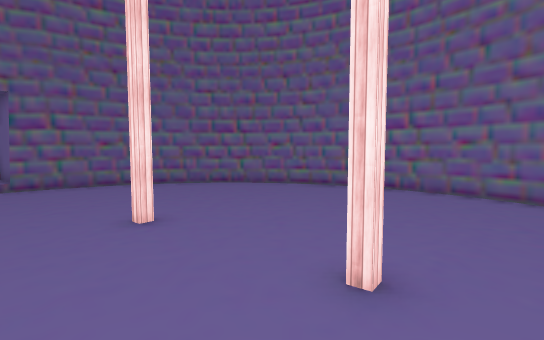
view 1 (above)

12 first-person views from a walk through a Unity game level. The camera is 1.5 m above the floor, tilts 4° down and sees 85° across. The floor is counted in squares, 1 m on a side. Each view is taken from the middle of a square. On the plan, view 1 faces up. The plan holds only what a view shows up to about 15 squares ahead; the rest is blank. The place goes on beyond the plan. The player character is not drawn. Some animated figures are left out. Some surface patterns are stand-ins.

view 2
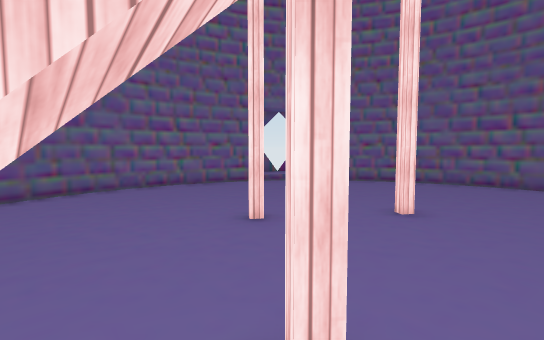

view 3
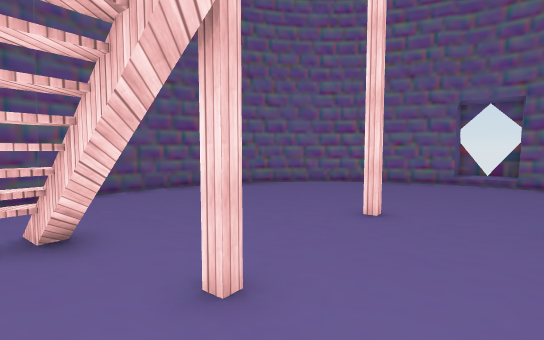

view 4
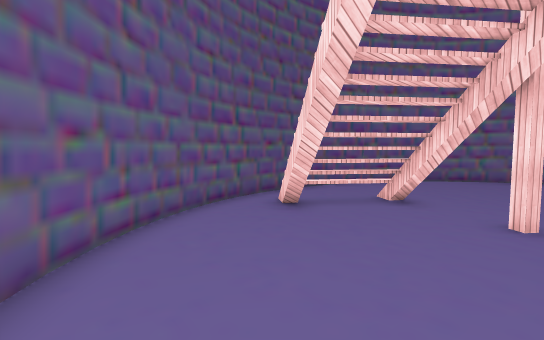

view 5
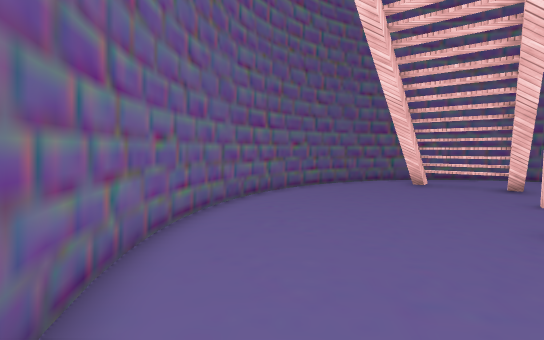

view 6
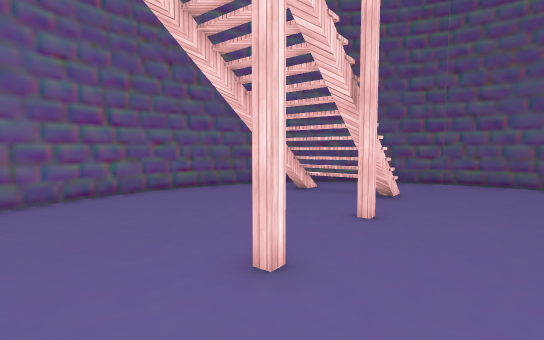

view 7
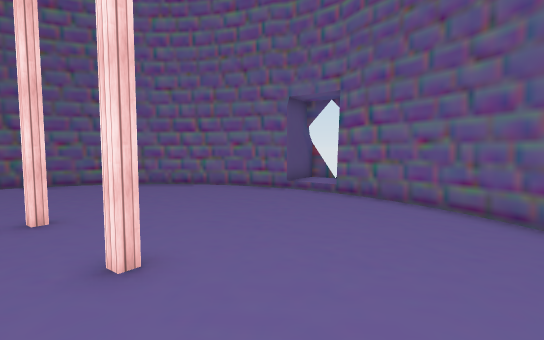

view 8
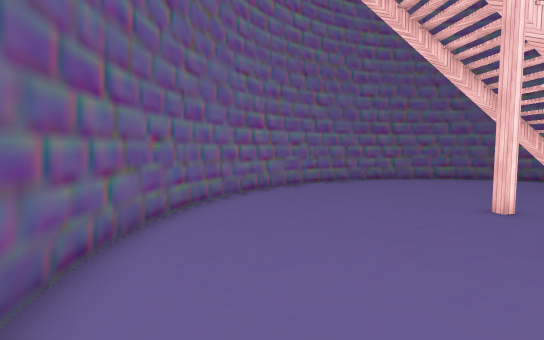

view 9
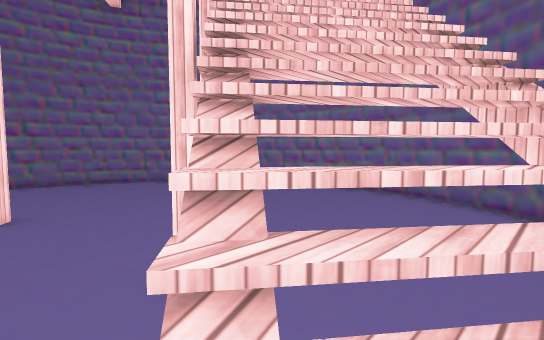

view 10
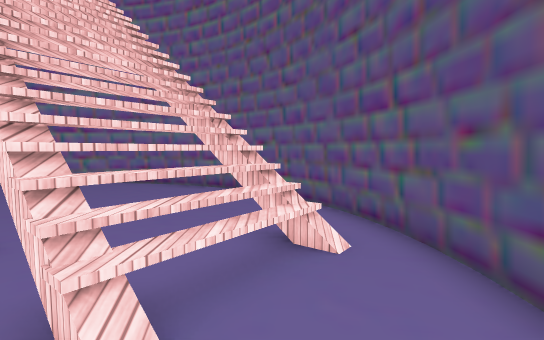

view 11
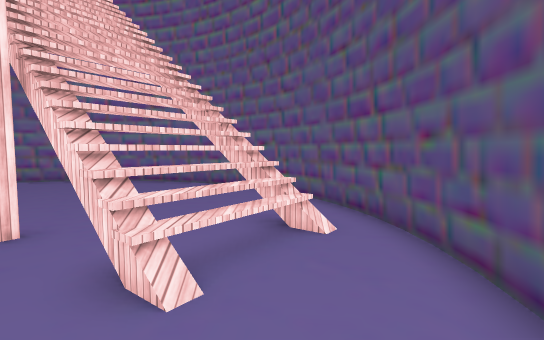

view 12
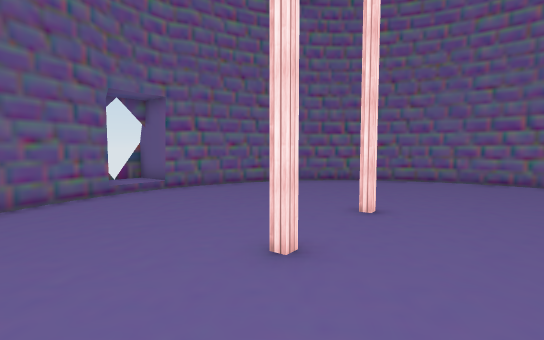

### Floor plan
Key: @ floor where view 1 was taken; # wall or solid block; x gap in a wall; . main floor; : floor 0.25 m higher than the main floor; / step, stairs or slope; = window, fence, low wall or low ledge; T thing the floor can be seen under or through.
Columns run from 12 left of view 1 to 8 right of it. Each row starts with its distance up from view 1.
 13      ###########
 12     ##.........###
 11   ###............##
 10 x::...............#
  9 ##/...............##
  8  #.................##
  7 ##..................#
  6 #........#..........#
  5 #...................#
  4 #...................#
  3 #......#.....#......#
  2 #...................#
  1 #..........#........#
  0 ##..........@.......#
 -1  #........TT.......##
 -2  ##......TTT.......#
 -3   ##...../=TTT....##
 -4    ##......=T....##
 -5     ##.........###
 -6      ####....###
 -7         ######

Where each view was taken, in squares from view 1:
view 1: 0 up, 0 right, facing up
view 2: 1 down, 0 right, facing up-left
view 3: 1 up, 2 right, facing left
view 4: 1 up, 6 right, facing down-left
view 5: 8 up, 6 right, facing down
view 6: 7 up, 1 right, facing down
view 7: 8 up, 1 right, facing left
view 8: 12 up, 0 right, facing down-right
view 9: 3 down, 3 left, facing up-right
view 10: 4 down, 5 left, facing right
view 11: 4 down, 6 left, facing right
view 12: 1 down, 5 left, facing up
